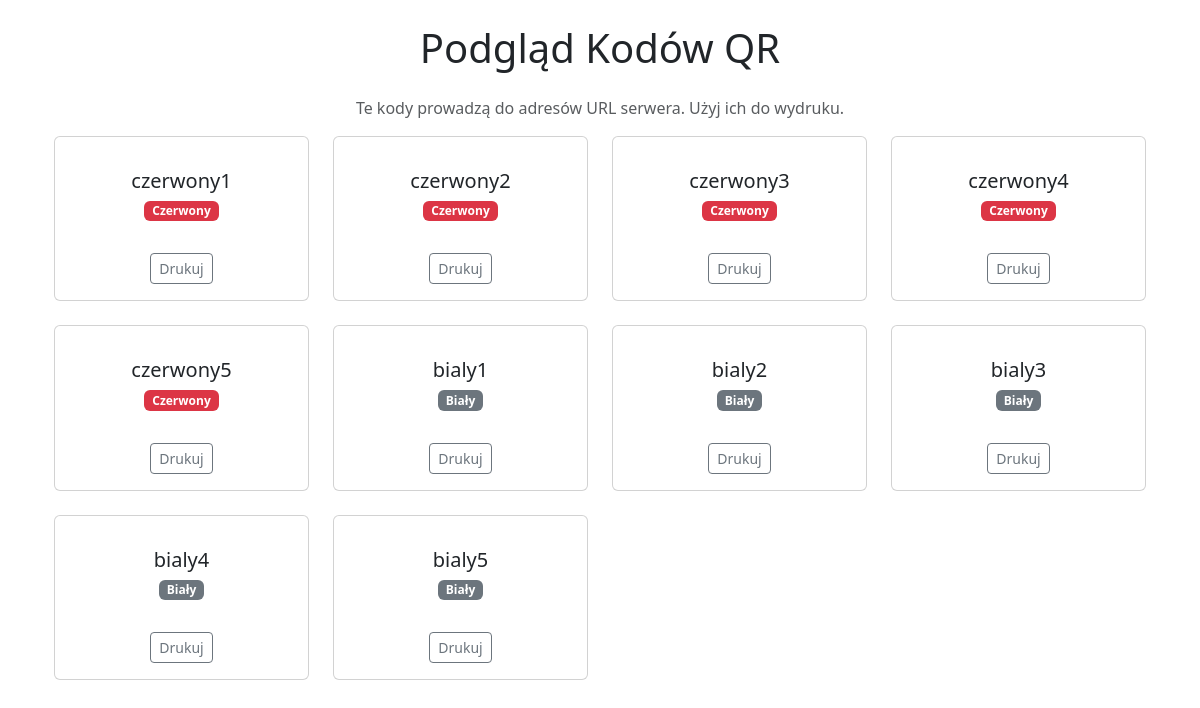
The app's page /qrcodes with its own data.
### app.py (models this page shows)
class QRCode(db.Model):
    id = db.Column(db.Integer, primary_key=True)
    code_identifier = db.Column(db.String(50), unique=True, nullable=False)
    is_red = db.Column(db.Boolean, default=False)
    claimed_by_player_id = db.Column(db.Integer, db.ForeignKey('player.id'), nullable=True)

### app.py (the view)
@app.route('/qrcodes')
def list_qrcodes():
    qrcodes = QRCode.query.all()
    return render_template('qrcodes.html', qrcodes=qrcodes)

### templates/qrcodes.html (shortened to what this page needs)
{% extends 'base.html' %}
{% block content %}
<div class="container mt-4">
    <h1 class="text-center mb-4">Podgląd Kodów QR</h1>
    <p class="text-center text-muted">Te kody prowadzą do adresów URL serwera. Użyj ich do wydruku.</p>
    <div class="row row-cols-1 row-cols-sm-2 row-cols-md-3 row-cols-lg-4 g-4" id="qr-container">
        {% for qr in qrcodes %}
        <div class="col">
            <div class="card h-100 text-center">
                <div class="card-body d-flex flex-column justify-content-center align-items-center">
                    <h5 class="card-title mt-3">{{ qr.code_identifier }}</h5>
                    {% if qr.is_red %}
                        <span class="badge bg-danger">Czerwony</span>
                    {% else %}
                        <span class="badge bg-secondary">Biały</span>
                    {% endif %}
                </div>
                <div class="card-footer bg-transparent border-top-0 py-3">
                    <button class="btn btn-sm btn-outline-secondary print-qr-btn">Drukuj</button>
                </div>
            </div>
        </div>
        {% else %}
        <div class="col-12">
            <div class="alert alert-warning text-center" role="alert">
                Brak kodów QR do wyświetlenia. Rozpocznij grę w panelu organizatora, aby je wygenerować.
            </div>
        </div>
        {% endfor %}
    </div>
</div>
{% endblock %}

### templates/base.html (shortened to what this page needs)
<!doctype html>
<html lang="pl">
<head>
    <link rel="stylesheet" href="https://cdn.jsdelivr.net/npm/bootstrap@5.3.2/dist/css/bootstrap.min.css">
</head>
<body>
    <div class="container mt-4">
        {% block content %}{% endblock %}
    </div>
</body>
</html>

### records on screen
QRCode: code_identifier "czerwony1", is_red "Czerwony"
QRCode: code_identifier "czerwony2", is_red "Czerwony"
QRCode: code_identifier "czerwony3", is_red "Czerwony"
QRCode: code_identifier "czerwony4", is_red "Czerwony"
QRCode: code_identifier "czerwony5", is_red "Czerwony"
QRCode: code_identifier "bialy1", is_red "Biały"
QRCode: code_identifier "bialy2", is_red "Biały"
QRCode: code_identifier "bialy3", is_red "Biały"
QRCode: code_identifier "bialy4", is_red "Biały"
QRCode: code_identifier "bialy5", is_red "Biały"
